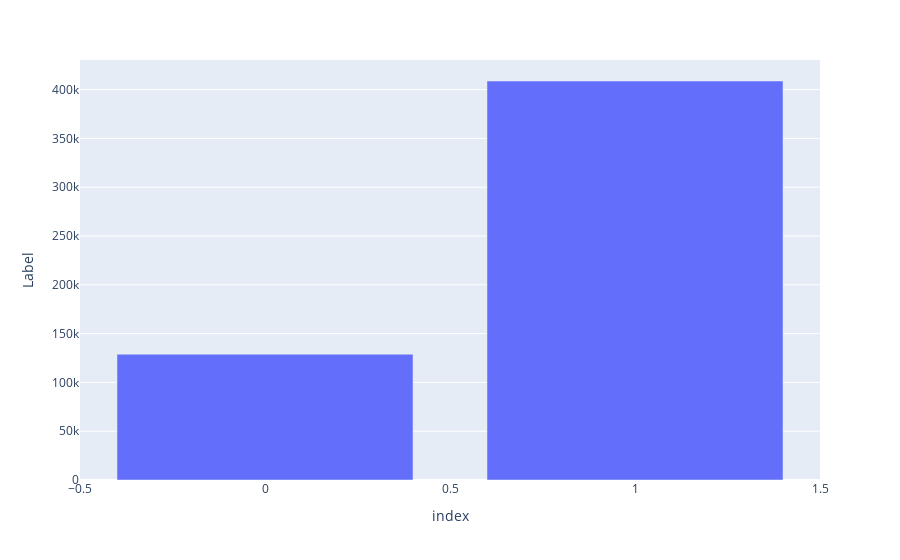

This figure's notebook cell:
### Code cell
label_counter = pd.DataFrame(df.Label.value_counts())
print(label_counter.Label)
fig = px.bar(label_counter, x=label_counter.index, y=label_counter.Label)
fig.show()

### Figure 1 — Plotly figure (JSON) as saved in the notebook; plotly's stock layout.template omitted (floating-point values rounded to 4 significant figures)
{"data": [{"alignmentgroup": "True", "hovertemplate": "index=%{x}<br>Label=%{y}<extra></extra>", "legendgroup": "", "marker": {"color": "#636efa", "pattern": {"shape": ""}}, "name": "", "offsetgroup": "", "orientation": "v", "showlegend": false, "textposition": "auto", "type": "bar", "x": [1, 0], "xaxis": "x", "y": [408807, 128883], "yaxis": "y"}], "layout": {"barmode": "relative", "legend": {"tracegroupgap": 0}, "margin": {"t": 60}, "xaxis": {"anchor": "y", "domain": [0, 1], "title": {"text": "index"}}, "yaxis": {"anchor": "x", "domain": [0, 1], "title": {"text": "Label"}}}}
